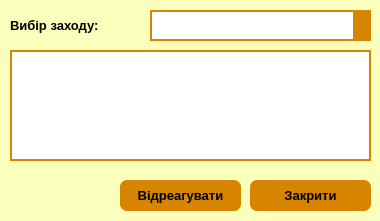
<?xml version="1.0" encoding="UTF-8"?>
<ui version="4.0">
 <class>ChangePlans</class>
 <widget class="QDialog" name="ChangePlans">
  <property name="geometry">
   <rect>
    <x>0</x>
    <y>0</y>
    <width>380</width>
    <height>221</height>
   </rect>
  </property>
  <property name="minimumSize">
   <size>
    <width>380</width>
    <height>221</height>
   </size>
  </property>
  <property name="maximumSize">
   <size>
    <width>380</width>
    <height>221</height>
   </size>
  </property>
  <property name="windowTitle">
   <string>TimeTask - Редагування плану</string>
  </property>
  <property name="windowIcon">
   <iconset resource="logo.qrc">
    <normaloff>:/images/timetask-ico.ico</normaloff>:/images/timetask-ico.ico</iconset>
  </property>
  <property name="styleSheet">
   <string notr="true">background-color: rgb(250, 255, 188);</string>
  </property>
  <widget class="QTableView" name="tableView">
   <property name="geometry">
    <rect>
     <x>10</x>
     <y>50</y>
     <width>361</width>
     <height>111</height>
    </rect>
   </property>
   <property name="styleSheet">
    <string notr="true">background-color: rgb(255, 255, 255);
border-style: solid;
border-width:2px;
border-color: rgb(215, 132, 0);</string>
   </property>
   <property name="sortingEnabled">
    <bool>true</bool>
   </property>
   <attribute name="verticalHeaderShowSortIndicator" stdset="0">
    <bool>true</bool>
   </attribute>
  </widget>
  <widget class="QLabel" name="label">
   <property name="geometry">
    <rect>
     <x>10</x>
     <y>10</y>
     <width>101</width>
     <height>31</height>
    </rect>
   </property>
   <property name="font">
    <font>
     <pointsize>10</pointsize>
     <weight>75</weight>
     <bold>true</bold>
    </font>
   </property>
   <property name="text">
    <string>Вибір заходу:</string>
   </property>
  </widget>
  <widget class="QComboBox" name="comboBox">
   <property name="geometry">
    <rect>
     <x>150</x>
     <y>10</y>
     <width>221</width>
     <height>31</height>
    </rect>
   </property>
   <property name="font">
    <font>
     <pointsize>10</pointsize>
     <weight>75</weight>
     <bold>true</bold>
    </font>
   </property>
   <property name="styleSheet">
    <string notr="true">QComboBox {
background-color: rgb(255, 255, 255);
border-style: solid;
border-width:2px;
border-color: rgb(215, 132, 0);
selection-color: rgb(0, 0, 0);
}
QComboBox::drop-down {
background-color: rgb(215, 132, 0);
}
QComboBox::down-arrow {
image: url(:/images/down.png);
top: 1px;
left: 1px;
}
QComboBox::drop-down:pressed {
background-color: rgb(154, 92, 0);
 }</string>
   </property>
  </widget>
  <widget class="QPushButton" name="pushButton">
   <property name="geometry">
    <rect>
     <x>120</x>
     <y>180</y>
     <width>121</width>
     <height>31</height>
    </rect>
   </property>
   <property name="font">
    <font>
     <pointsize>10</pointsize>
     <weight>75</weight>
     <bold>true</bold>
    </font>
   </property>
   <property name="cursor">
    <cursorShape>PointingHandCursor</cursorShape>
   </property>
   <property name="styleSheet">
    <string notr="true">QPushButton {
background-color: rgb(215, 132, 0);
border-style: solid;
border-radius: 7px;
}
QPushButton:hover {
background-color: black;
color: rgb(215, 132, 0);
}
</string>
   </property>
   <property name="text">
    <string>Відреагувати</string>
   </property>
  </widget>
  <widget class="QPushButton" name="pushButton_2">
   <property name="geometry">
    <rect>
     <x>250</x>
     <y>180</y>
     <width>121</width>
     <height>31</height>
    </rect>
   </property>
   <property name="font">
    <font>
     <pointsize>10</pointsize>
     <weight>75</weight>
     <bold>true</bold>
    </font>
   </property>
   <property name="cursor">
    <cursorShape>PointingHandCursor</cursorShape>
   </property>
   <property name="styleSheet">
    <string notr="true">QPushButton {
background-color: rgb(215, 132, 0);
border-style: solid;
border-radius: 7px;
}
QPushButton:hover {
background-color: black;
color: rgb(215, 132, 0);
}
</string>
   </property>
   <property name="text">
    <string>Закрити</string>
   </property>
  </widget>
 </widget>
 <resources>
  <include location="logo.qrc"/>
 </resources>
 <connections/>
</ui>
